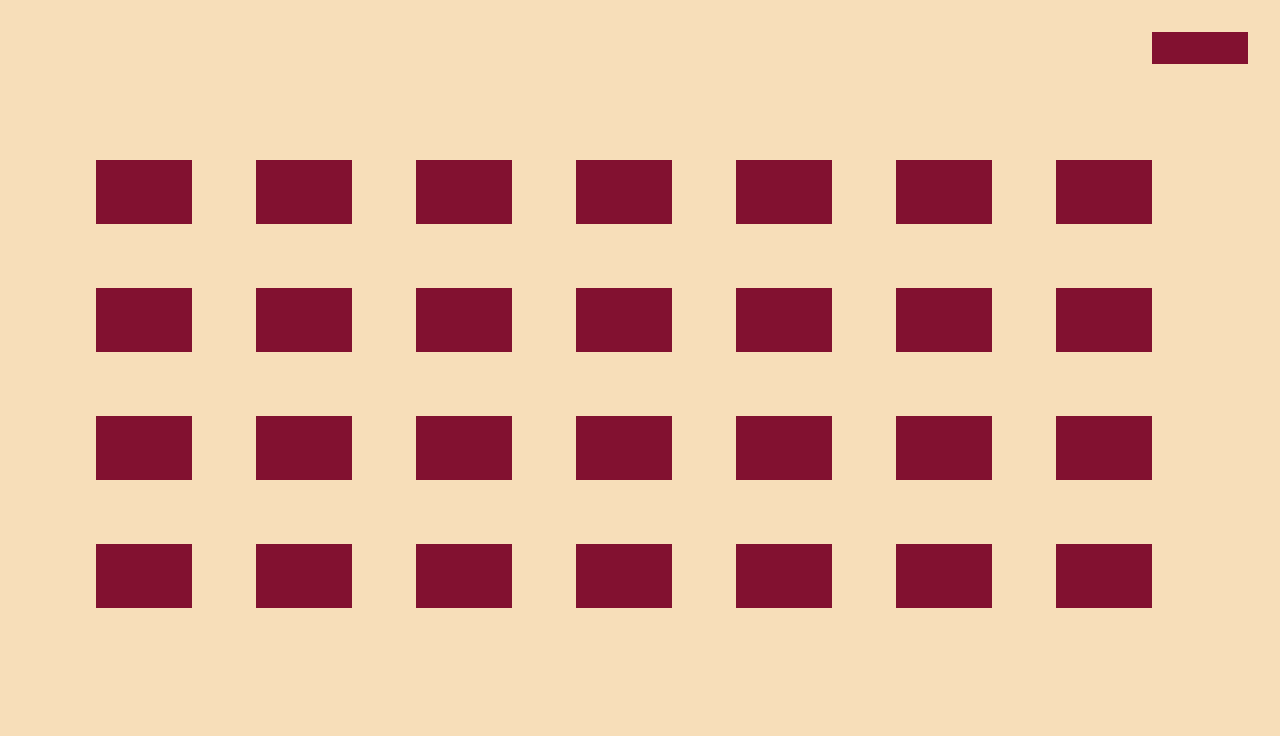

A 2D game scene composited from a Tiled map and its tileset images. What follows is a short description and the map's XML, with each tile layer's data collapsed to a summary:
An orthogonal 40x23 tile map with 32x32 px tiles, 3 tile layers (Background, levels, menu), 1 hidden layer not drawn, 2 tilesets and 33 objects (28x level, mouse, button, score, back, ...).

<map version="1.0" tiledversion="1.1.2" orientation="orthogonal" renderorder="right-down" width="40" height="23" tilewidth="32" tileheight="32" infinite="0" nextobjectid="151">
 <tileset firstgid="1" source="Color Palette 2.tsx" />
 <tileset firstgid="1223" source="Piano Keys.tsx" />
 <layer name="Background" width="40" height="23">
  <data>[920 cells, 920 non-empty, 1 distinct tile ids]</data>
 </layer>
 <layer name="test" width="40" height="23" visible="0">
  <data>[920 cells, 12 non-empty, 11 distinct tile ids]</data>
 </layer>
 <layer name="levels" width="40" height="23">
  <data>[920 cells, 171 non-empty, 1 distinct tile ids]</data>
 </layer>
 <layer name="menu" width="40" height="23">
  <data>[920 cells, 0 non-empty, 0 distinct tile ids]</data>
 </layer>
 <objectgroup name="Buttons">
  <object id="51" name="mouse" x="270" y="-50" width="32" height="32" />
  <object id="107" name="s1_level_1" type="level" x="96" y="160" width="96" height="64">
   <properties>
    <property name="level" value="1" />
    <property name="note_1" value="C5" />
    <property name="note_2" value="D5" />
    <property name="score" value="50" />
    <property name="stage" value="1" />
   </properties>
  </object>
  <object id="111" name="button" x="1443" y="311" width="112" height="96" />
  <object id="114" name="score" x="900" y="-160" width="160" height="96" />
  <object id="118" name="back" x="1152" y="32" width="96" height="32" />
  <object id="119" name="generic level" x="727" y="-84" width="96" height="64">
   <properties>
    <property name="level" value="" />
    <property name="note_1" value="" />
    <property name="note_2" value="" />
    <property name="score" value="" />
    <property name="stage" value="" />
   </properties>
  </object>
  <object id="120" name="s1_level_2" type="level" x="256" y="160" width="96" height="64">
   <properties>
    <property name="level" value="2" />
    <property name="note_1" value="C5" />
    <property name="note_2" value="B4" />
    <property name="score" value="50" />
    <property name="stage" value="1" />
   </properties>
  </object>
  <object id="121" name="s1_level_3" type="level" x="416" y="160" width="96" height="64">
   <properties>
    <property name="level" value="3" />
    <property name="note_1" value="C5" />
    <property name="note_2" value="C#5" />
    <property name="score" value="50" />
    <property name="stage" value="1" />
   </properties>
  </object>
  <object id="122" name="s1_level_4" type="level" x="576" y="160" width="96" height="64">
   <properties>
    <property name="level" value="4" />
    <property name="note_1" value="C5" />
    <property name="note_2" value="D#5" />
    <property name="score" value="50" />
    <property name="stage" value="1" />
   </properties>
  </object>
  <object id="123" name="s1_level_5" type="level" x="736" y="160" width="96" height="64">
   <properties>
    <property name="level" value="5" />
    <property name="note_1" value="C5" />
    <property name="note_2" value="G5" />
    <property name="score" value="50" />
    <property name="stage" value="1" />
   </properties>
  </object>
  <object id="124" name="s1_level_6" type="level" x="896" y="160" width="96" height="64">
   <properties>
    <property name="level" value="6" />
    <property name="note_1" value="C5" />
    <property name="note_2" value="A4" />
    <property name="score" value="50" />
    <property name="stage" value="1" />
   </properties>
  </object>
  <object id="125" name="s1_level_6" type="level" x="1056" y="160" width="96" height="64">
   <properties>
    <property name="level" value="6" />
    <property name="note_1" value="C5" />
    <property name="note_2" value="A#4" />
    <property name="score" value="50" />
    <property name="stage" value="1" />
   </properties>
  </object>
  <object id="126" name="s1_level_7" type="level" x="96" y="288" width="96" height="64">
   <properties>
    <property name="level" value="7" />
    <property name="note_1" value="C5" />
    <property name="note_2" value="C#5" />
    <property name="score" value="50" />
    <property name="stage" value="1" />
   </properties>
  </object>
  <object id="127" name="s1_level_8" type="level" x="256" y="288" width="96" height="64">
   <properties>
    <property name="level" value="8" />
    <property name="note_1" value="C5" />
    <property name="note_2" value="C6" />
    <property name="score" value="50" />
    <property name="stage" value="1" />
   </properties>
  </object>
  <object id="128" name="s1_level_9" type="level" x="416" y="288" width="96" height="64">
   <properties>
    <property name="level" value="9" />
    <property name="note_1" value="C5" />
    <property name="note_2" value="E5" />
    <property name="score" value="50" />
    <property name="stage" value="1" />
   </properties>
  </object>
  <object id="129" name="s1_level_10" type="level" x="576" y="288" width="96" height="64">
   <properties>
    <property name="level" value="10" />
    <property name="note_1" value="A5" />
    <property name="note_2" value="C5" />
    <property name="score" value="50" />
    <property name="stage" value="1" />
   </properties>
  </object>
  <object id="130" name="s1_level_14" type="level" x="96" y="416" width="96" height="64">
   <properties>
    <property name="level" value="14" />
    <property name="note_1" value="D5" />
    <property name="note_2" value="G5" />
    <property name="score" value="50" />
    <property name="stage" value="1" />
   </properties>
  </object>
  <object id="131" name="s1_level_15" type="level" x="256" y="416" width="96" height="64">
   <properties>
    <property name="level" value="15" />
    <property name="note_1" value="E4" />
    <property name="note_2" value="G4" />
    <property name="score" value="50" />
    <property name="stage" value="1" />
   </properties>
  </object>
  <object id="132" name="s1_level_16" type="level" x="416" y="416" width="96" height="64">
   <properties>
    <property name="level" value="16" />
    <property name="note_1" value="C6" />
    <property name="note_2" value="D6" />
    <property name="score" value="50" />
    <property name="stage" value="1" />
   </properties>
  </object>
  <object id="133" name="s1_level_17" type="level" x="576" y="416" width="96" height="64">
   <properties>
    <property name="level" value="17" />
    <property name="note_1" value="A5" />
    <property name="note_2" value="F5" />
    <property name="score" value="50" />
    <property name="stage" value="1" />
   </properties>
  </object>
  <object id="134" name="s1_level_18" type="level" x="736" y="416" width="96" height="64">
   <properties>
    <property name="level" value="18" />
    <property name="note_1" value="B4" />
    <property name="note_2" value="D5" />
    <property name="score" value="50" />
    <property name="stage" value="1" />
   </properties>
  </object>
  <object id="135" name="s1_level_19" type="level" x="896" y="416" width="96" height="64">
   <properties>
    <property name="level" value="19" />
    <property name="note_1" value="F4" />
    <property name="note_2" value="A4" />
    <property name="score" value="50" />
    <property name="stage" value="1" />
   </properties>
  </object>
  <object id="136" name="s1_level_20" type="level" x="1056" y="416" width="96" height="64">
   <properties>
    <property name="level" value="20" />
    <property name="note_1" value="C4" />
    <property name="note_2" value="D4" />
    <property name="score" value="50" />
    <property name="stage" value="1" />
   </properties>
  </object>
  </objectgroup>
 <objectgroup name="Menu" />
</map>
<!-- 10 of 33 objects omitted -->